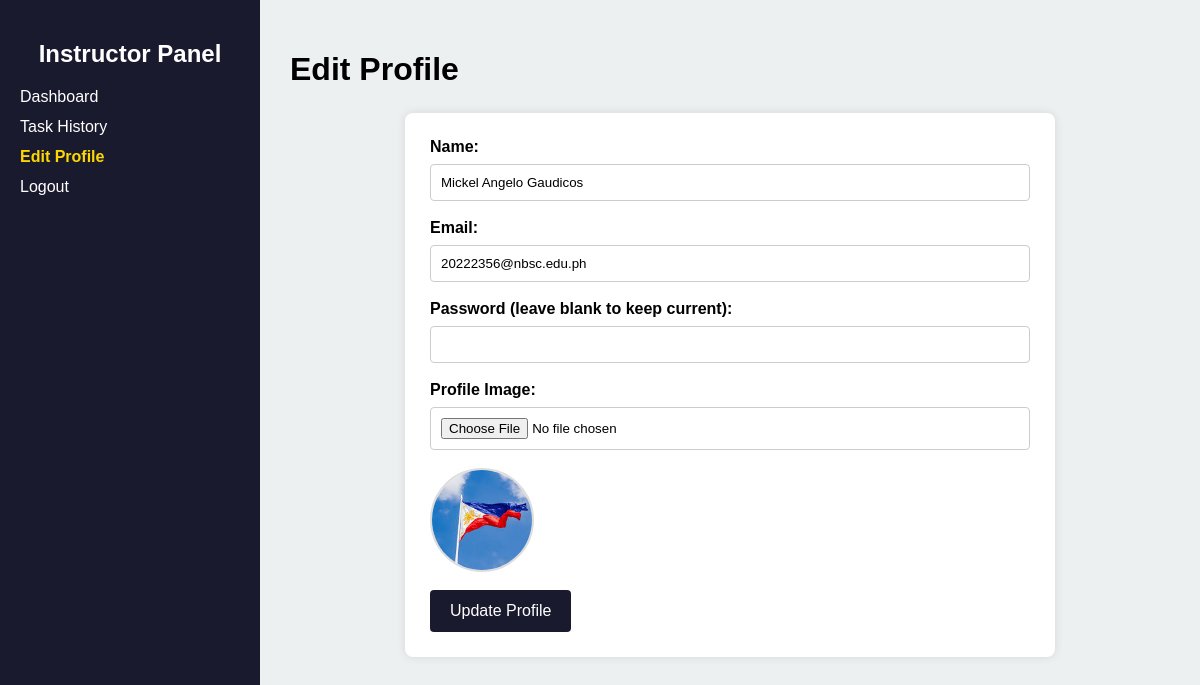
The app's page /instructor/edit_profile.php (signed in) with its own data.
### tables this page shows
CREATE TABLE `users` (
  `id` int(11) NOT NULL,
  `name` varchar(100) NOT NULL,
  `email` varchar(100) NOT NULL,
  `profile_image` varchar(255) DEFAULT NULL,
  `password` varchar(255) NOT NULL,
  `role` enum('admin','coordinator','instructor') NOT NULL,
  `status` enum('pending','active','inactive') NOT NULL DEFAULT 'pending',
  `created_at` datetime DEFAULT current_timestamp(),
  `is_approved` tinyint(1) DEFAULT 0
);

### instructor/edit_profile.php (the view, shortened to what this page needs)
<?php
require_once "../inc/config.php";
$user_id = $_SESSION['user_id'];
$stmt = $pdo->prepare("SELECT * FROM users WHERE id = ?");
$stmt->execute([$user_id]);
$user = $stmt->fetch(PDO::FETCH_ASSOC);
?>
<!DOCTYPE html>
<html lang="en">
<head>
</head>
<body>
    <div class="dashboard-container">
        <aside class="sidebar">
            <h2>Instructor Panel</h2>
            <ul>
                <li><a href="dashboard.php">Dashboard</a></li>
                <li><a href="task_history.php">Task History</a></li>
                <li class="active"><a href="edit_profile.php">Edit Profile</a></li>
                <li><a href="../auth/logout.php">Logout</a></li>
            </ul>
        </aside>
        <main class="main-content">
            <h1>Edit Profile</h1>
            <form class="edit-profile" method="post" enctype="multipart/form-data">
                <label for="name">Name:</label>
                <input type="text" id="name" name="name" value="<?= htmlspecialchars($user['name'] ?? '') ?>" required>
                <label for="email">Email:</label>
                <input type="email" id="email" name="email" value="<?= htmlspecialchars($user['email'] ?? '') ?>" required>
                <label for="password">Password (leave blank to keep current):</label>
                <input type="password" id="password" name="password">
                <label for="profile_image">Profile Image:</label>
                <input type="file" id="profile_image" name="profile_image" accept="image/*">
                <?php if (!empty($user['profile_image'])): ?>
                    <img class="profile-preview" src="../uploads/profiles/<?= htmlspecialchars($user['profile_image']) ?>" alt="Profile preview">
                <?php endif; ?>
                <button type="submit" class="btn-submit">Update Profile</button>
            </form>
        </main>
    </div>
</body>
</html>

### instructor/edit_profile.php (style rules this page uses)
body { font-family: Arial, sans-serif; margin: 0; padding: 0; background-color: #f4f4f4; }
.dashboard-container { display: flex; min-height: 100vh; }
.sidebar { background: #1a1a2e; color: white; padding: 20px; width: 220px; }
.sidebar h2 { text-align: center; margin-bottom: 20px; font-size: 1.5em; }
.sidebar ul { list-style: none; padding: 0; }
.sidebar ul li { margin: 12px 0; }
.sidebar ul li a { color: white; text-decoration: none; font-size: 1em; }
.sidebar ul li.active a { font-weight: bold; color: #ffd700; }
.main-content { flex: 1; padding: 30px; background-color: #ecf0f1; }
.main-content h1 { margin-bottom: 25px; font-size: 2em; }
form.edit-profile { background: #fff; padding: 25px; max-width: 600px; margin: auto; box-shadow: 0 0 10px rgba(0, 0, 0, 0.1); border-radius: 8px; }
form.edit-profile label { display: block; margin-bottom: 8px; font-weight: 600; }
form.edit-profile input[type="text"], form.edit-profile input[type="email"], form.edit-profile input[type="password"], form.edit-profile input[type="file"] { width: 100%; padding: 10px; margin-bottom: 18px; border: 1px solid #ccc; border-radius: 4px; box-sizing: border-box; }
form.edit-profile img.profile-preview { display: block; margin-bottom: 18px; width: 100px; height: 100px; object-fit: cover; border-radius: 50%; border: 2px solid #ddd; }
form.edit-profile button.btn-submit { background-color: #1a1a2e; color: #fff; padding: 12px 20px; border: none; border-radius: 4px; font-size: 1em; cursor: pointer; }

### records on screen
users: name "Mickel Angelo Gaudicos", email "20222356@nbsc.edu.ph", profile_image (picture)
